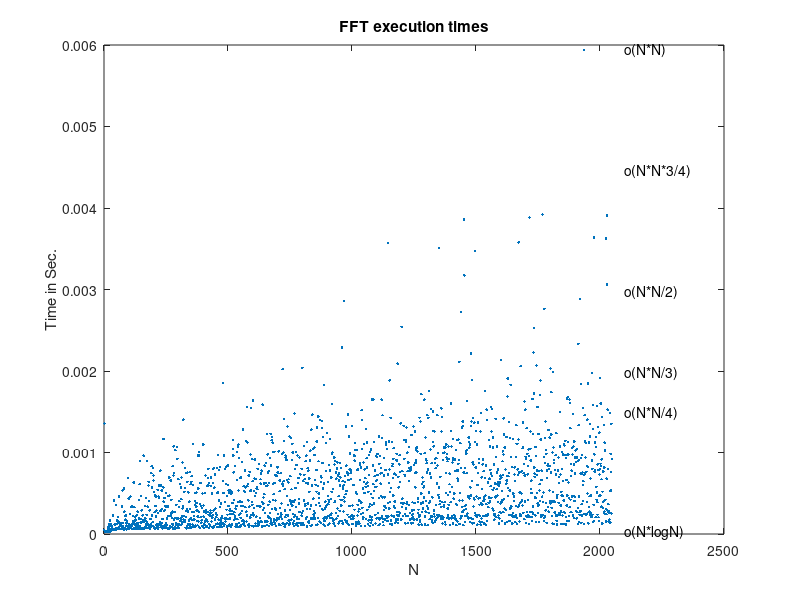

The MATLAB script that drew this image:
figure(18)
clf(18)

Nmax=2048;
fft_time=zeros(1,Nmax);
for n=1:1:Nmax
    x=rand(1,n);
    t=clock;
    fft(x);
    fft_time(n)=etime(clock,t);
end

n=1:1:Nmax;top=max(fft_time);
plot(n,fft_time,'.')
xlabel('N');ylabel('Time in Sec.');title('FFT execution times')
text(2100,top,'o(N*N)')
text(2100,top*3/4,'o(N*N*3/4)')
text(2100,top/2,'o(N*N/2)')
text(2100,top/3,'o(N*N/3)')
text(2100,top/4,'o(N*N/4)')
text(2100,min(fft_time),'o(N*logN)')